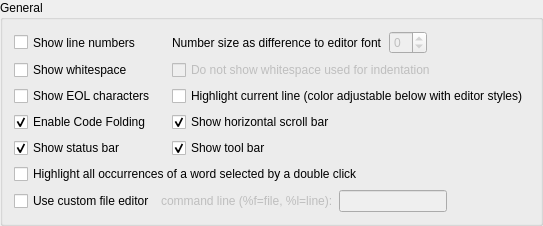
            <widget class="QGroupBox" name="groupBox_5">
             <property name="title">
              <string>General</string>
             </property>
             <layout class="QVBoxLayout" name="verticalLayout_13">
              <item>
               <layout class="QGridLayout" name="editor_common_settings_grid">
                <property name="topMargin">
                 <number>0</number>
                </property>
                <item row="2" column="2">
                 <widget class="QCheckBox" name="editor_ws_indent_checkbox">
                  <property name="enabled">
                   <bool>false</bool>
                  </property>
                  <property name="text">
                   <string>Do not show whitespace used for indentation</string>
                  </property>
                 </widget>
                </item>
                <item row="9" column="0">
                 <widget class="QCheckBox" name="cb_edit_status_bar">
                  <property name="sizePolicy">
                   <sizepolicy hsizetype="Minimum" vsizetype="Preferred">
                    <horstretch>0</horstretch>
                    <verstretch>0</verstretch>
                   </sizepolicy>
                  </property>
                  <property name="text">
                   <string>Show status bar</string>
                  </property>
                  <property name="checked">
                   <bool>true</bool>
                  </property>
                 </widget>
                </item>
                <item row="1" column="0">
                 <widget class="QCheckBox" name="editor_showLineNumbers">
                  <property name="enabled">
                   <bool>true</bool>
                  </property>
                  <property name="sizePolicy">
                   <sizepolicy hsizetype="Minimum" vsizetype="Preferred">
                    <horstretch>0</horstretch>
                    <verstretch>0</verstretch>
                   </sizepolicy>
                  </property>
                  <property name="text">
                   <string>Show line numbers</string>
                  </property>
                 </widget>
                </item>
                <item row="2" column="0">
                 <widget class="QCheckBox" name="editor_ws_checkbox">
                  <property name="sizePolicy">
                   <sizepolicy hsizetype="Minimum" vsizetype="Preferred">
                    <horstretch>0</horstretch>
                    <verstretch>0</verstretch>
                   </sizepolicy>
                  </property>
                  <property name="text">
                   <string>Show whitespace</string>
                  </property>
                 </widget>
                </item>
                <item row="8" column="0">
                 <widget class="QCheckBox" name="cb_code_folding">
                  <property name="sizePolicy">
                   <sizepolicy hsizetype="Minimum" vsizetype="Preferred">
                    <horstretch>0</horstretch>
                    <verstretch>0</verstretch>
                   </sizepolicy>
                  </property>
                  <property name="text">
                   <string>Enable Code Folding</string>
                  </property>
                  <property name="checked">
                   <bool>true</bool>
                  </property>
                 </widget>
                </item>
                <item row="9" column="2">
                 <widget class="QCheckBox" name="cb_edit_tool_bar">
                  <property name="sizePolicy">
                   <sizepolicy hsizetype="Minimum" vsizetype="Preferred">
                    <horstretch>0</horstretch>
                    <verstretch>0</verstretch>
                   </sizepolicy>
                  </property>
                  <property name="text">
                   <string>Show tool bar</string>
                  </property>
                  <property name="checked">
                   <bool>true</bool>
                  </property>
                 </widget>
                </item>
                <item row="8" column="2">
                 <widget class="QCheckBox" name="cb_show_hscrollbar">
                  <property name="enabled">
                   <bool>true</bool>
                  </property>
                  <property name="sizePolicy">
                   <sizepolicy hsizetype="Minimum" vsizetype="Preferred">
                    <horstretch>0</horstretch>
                    <verstretch>0</verstretch>
                   </sizepolicy>
                  </property>
                  <property name="text">
                   <string>Show horizontal scroll bar</string>
                  </property>
                  <property name="checked">
                   <bool>true</bool>
                  </property>
                 </widget>
                </item>
                <item row="1" column="2">
                 <layout class="QGridLayout" name="gridLayout_17">
                  <item row="0" column="0">
                   <widget class="QLabel" name="editor_linenr_size_label">
                    <property name="text">
                     <string>Number size as difference to editor font</string>
                    </property>
                   </widget>
                  </item>
                  <item row="0" column="1">
                   <widget class="QSpinBox" name="editor_linenr_size">
                    <property name="enabled">
                     <bool>false</bool>
                    </property>
                    <property name="sizePolicy">
                     <sizepolicy hsizetype="Preferred" vsizetype="Preferred">
                      <horstretch>0</horstretch>
                      <verstretch>0</verstretch>
                     </sizepolicy>
                    </property>
                    <property name="minimum">
                     <number>-6</number>
                    </property>
                    <property name="maximum">
                     <number>6</number>
                    </property>
                   </widget>
                  </item>
                  <item row="0" column="2">
                   <spacer name="horizontalSpacer_9">
                    <property name="orientation">
                     <enum>Qt::Horizontal</enum>
                    </property>
                    <property name="sizeHint" stdset="0">
                     <size>
                      <width>40</width>
                      <height>20</height>
                     </size>
                    </property>
                   </spacer>
                  </item>
                 </layout>
                </item>
                <item row="3" column="0">
                 <widget class="QCheckBox" name="cb_show_eol">
                  <property name="sizePolicy">
                   <sizepolicy hsizetype="Minimum" vsizetype="Preferred">
                    <horstretch>0</horstretch>
                    <verstretch>0</verstretch>
                   </sizepolicy>
                  </property>
                  <property name="text">
                   <string>Show EOL characters</string>
                  </property>
                 </widget>
                </item>
                <item row="1" column="1">
                 <spacer name="horizontalSpacer_36">
                  <property name="orientation">
                   <enum>Qt::Horizontal</enum>
                  </property>
                  <property name="sizeType">
                   <enum>QSizePolicy::Fixed</enum>
                  </property>
                  <property name="sizeHint" stdset="0">
                   <size>
                    <width>10</width>
                    <height>0</height>
                   </size>
                  </property>
                 </spacer>
                </item>
                <item row="3" column="2">
                 <widget class="QCheckBox" name="editor_highlightCurrentLine">
                  <property name="enabled">
                   <bool>true</bool>
                  </property>
                  <property name="sizePolicy">
                   <sizepolicy hsizetype="Minimum" vsizetype="Preferred">
                    <horstretch>0</horstretch>
                    <verstretch>0</verstretch>
                   </sizepolicy>
                  </property>
                  <property name="text">
                   <string>Highlight current line (color adjustable below with editor styles)</string>
                  </property>
                 </widget>
                </item>
               </layout>
              </item>
              <item>
               <layout class="QHBoxLayout" name="horizontalLayout_22">
                <property name="topMargin">
                 <number>0</number>
                </property>
                <item>
                 <widget class="QCheckBox" name="editor_highlight_all_occurrences">
                  <property name="text">
                   <string>Highlight all occurrences of a word selected by a double click</string>
                  </property>
                 </widget>
                </item>
               </layout>
              </item>
              <item>
               <layout class="QHBoxLayout" name="horizontalLayout">
                <item>
                 <widget class="QCheckBox" name="useCustomFileEditor">
                  <property name="enabled">
                   <bool>true</bool>
                  </property>
                  <property name="sizePolicy">
                   <sizepolicy hsizetype="Preferred" vsizetype="Fixed">
                    <horstretch>0</horstretch>
                    <verstretch>0</verstretch>
                   </sizepolicy>
                  </property>
                  <property name="text">
                   <string>Use custom file editor</string>
                  </property>
                 </widget>
                </item>
                <item>
                 <widget class="QLabel" name="customEditorLabel">
                  <property name="enabled">
                   <bool>false</bool>
                  </property>
                  <property name="text">
                   <string>command line (%f=file, %l=line):</string>
                  </property>
                 </widget>
                </item>
                <item>
                 <widget class="QLineEdit" name="customFileEditor">
                  <property name="enabled">
                   <bool>false</bool>
                  </property>
                  <property name="text">
                   <string/>
                  </property>
                 </widget>
                </item>
                <item>
                 <spacer name="horizontalSpacer_12">
                  <property name="orientation">
                   <enum>Qt::Horizontal</enum>
                  </property>
                  <property name="sizeHint" stdset="0">
                   <size>
                    <width>40</width>
                    <height>20</height>
                   </size>
                  </property>
                 </spacer>
                </item>
               </layout>
              </item>
             </layout>
            </widget>
